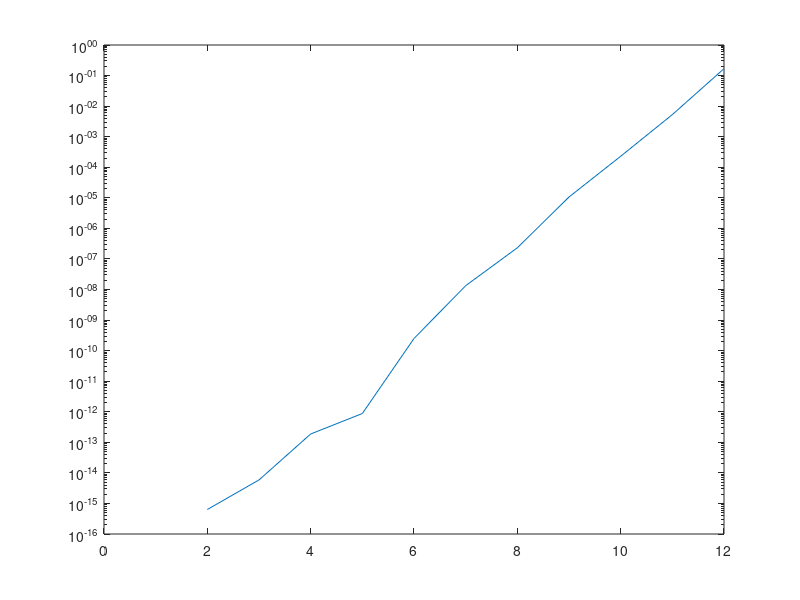
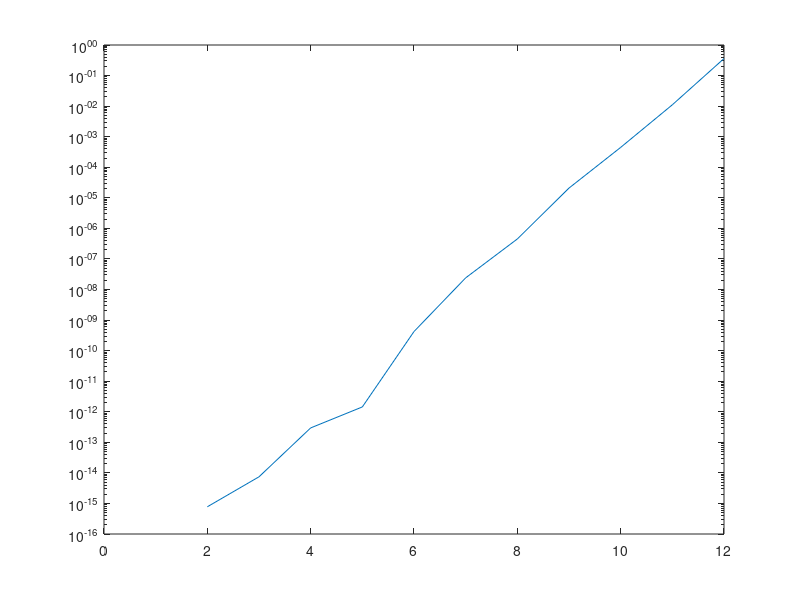

Write MATLAB code to recreate these figures, in order.
clear
clc
n=1:20 ;
A=cell(1,20)
Dominant=zeros(20,1) ;
Symmetric=zeros(20,1) ;
Eigs=zeros(20,1) ;
for i=1:length(n)
    A{i}=hilb(n(i)) ;
    y=A{i}
    %diagonally dominant?
    a=0 ;
    for w=1:size(y,1)
        if abs(y(w,w))>(sum(abs(y(w,:)))-abs(y(w,w)))
            a=a+1 ;
        end    
    end
    a
    if a==n(i) 
        Dominant(i)=1 ;
    end
    %Symmetricity
    if y==y'
            Symmetric(i)=1 ;
    end
    %Are Eigenvalues positive?
    Eigy=eig(y) ;
    if Eigy>0
        Eigs(i)=1
    end
end
Dominant
Symmetric
Eigs
%a computing b
x_ex=cell(length(n),1) ;
    for i=1:length(n)
     x_ex{i}=2*ones(n(i),1) ;
    end
b=cell(length(n),1) ;
    for i=1:length(n)
     b{i}=A{i}*x_ex{i} ;
    end
%b Solving the equations cholesky
U=cell(length(n),1) ;
for i=1:12
    U{i}=chol(A{i}) ;
end
q=cell(12,1) ;
for i=1:12
    q{i}=U{i}'\b{i} ;
end
x=cell(12,1) ;
for i=1:12
    x{i}=U{i}\q{i} ;
end
%c Errors
Rel_err_two=zeros(12,1) ;
for i=1:12
    Rel_err_two(i)=norm(x_ex{i}-x{i})/norm(x_ex{i});
end
Rel_err_inf=zeros(12,1) ;
for i=1:12
    Rel_err_inf(i)=norm(x_ex{i}-x{i},"inf")/norm(x_ex{i},"inf") ;
end
Rel_err_two
Rel_err_inf
%Why at n=12, error is a lot??
figure()
semilogy(Rel_err_two)
figure()
semilogy(Rel_err_inf)
